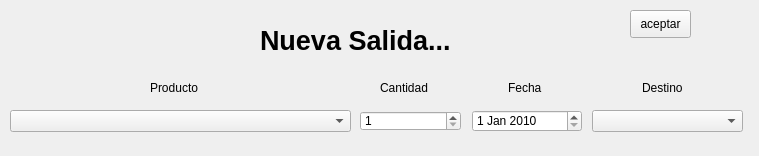
<?xml version="1.0" encoding="UTF-8"?>
<ui version="4.0">
 <class>Dialog</class>
 <widget class="QDialog" name="Dialog">
  <property name="geometry">
   <rect>
    <x>0</x>
    <y>0</y>
    <width>759</width>
    <height>156</height>
   </rect>
  </property>
  <property name="windowTitle">
   <string>Nueva Salida...</string>
  </property>
  <widget class="QDialogButtonBox" name="buttonBox">
   <property name="geometry">
    <rect>
     <x>30</x>
     <y>240</y>
     <width>341</width>
     <height>32</height>
    </rect>
   </property>
   <property name="orientation">
    <enum>Qt::Horizontal</enum>
   </property>
   <property name="standardButtons">
    <set>QDialogButtonBox::Cancel|QDialogButtonBox::Ok</set>
   </property>
  </widget>
  <widget class="QLabel" name="label">
   <property name="geometry">
    <rect>
     <x>260</x>
     <y>0</y>
     <width>281</width>
     <height>81</height>
    </rect>
   </property>
   <property name="font">
    <font>
     <pointsize>20</pointsize>
     <weight>75</weight>
     <bold>true</bold>
    </font>
   </property>
   <property name="text">
    <string>Nueva Salida...</string>
   </property>
  </widget>
  <widget class="QComboBox" name="SKUprod2">
   <property name="geometry">
    <rect>
     <x>10</x>
     <y>110</y>
     <width>341</width>
     <height>22</height>
    </rect>
   </property>
  </widget>
  <widget class="QLabel" name="label_6">
   <property name="geometry">
    <rect>
     <x>150</x>
     <y>80</y>
     <width>61</width>
     <height>16</height>
    </rect>
   </property>
   <property name="text">
    <string>Producto</string>
   </property>
  </widget>
  <widget class="QLabel" name="label_7">
   <property name="geometry">
    <rect>
     <x>380</x>
     <y>81</y>
     <width>61</width>
     <height>14</height>
    </rect>
   </property>
   <property name="text">
    <string>Cantidad</string>
   </property>
  </widget>
  <widget class="QSpinBox" name="cantidadout1">
   <property name="geometry">
    <rect>
     <x>360</x>
     <y>111</y>
     <width>101</width>
     <height>20</height>
    </rect>
   </property>
   <property name="minimum">
    <number>1</number>
   </property>
   <property name="maximum">
    <number>99999999</number>
   </property>
  </widget>
  <widget class="QComboBox" name="destino1">
   <property name="geometry">
    <rect>
     <x>592</x>
     <y>110</y>
     <width>151</width>
     <height>22</height>
    </rect>
   </property>
  </widget>
  <widget class="QLabel" name="label_8">
   <property name="geometry">
    <rect>
     <x>642</x>
     <y>80</y>
     <width>61</width>
     <height>16</height>
    </rect>
   </property>
   <property name="text">
    <string>Destino</string>
   </property>
  </widget>
  <widget class="QPushButton" name="goAct2">
   <property name="geometry">
    <rect>
     <x>630</x>
     <y>10</y>
     <width>61</width>
     <height>28</height>
    </rect>
   </property>
   <property name="text">
    <string>aceptar</string>
   </property>
  </widget>
  <widget class="QDateEdit" name="fechaout1">
   <property name="geometry">
    <rect>
     <x>472</x>
     <y>110</y>
     <width>110</width>
     <height>22</height>
    </rect>
   </property>
   <property name="minimumDateTime">
    <datetime>
     <hour>0</hour>
     <minute>0</minute>
     <second>0</second>
     <year>2010</year>
     <month>1</month>
     <day>1</day>
    </datetime>
   </property>
   <property name="maximumDate">
    <date>
     <year>2100</year>
     <month>12</month>
     <day>31</day>
    </date>
   </property>
   <property name="currentSection">
    <enum>QDateTimeEdit::MonthSection</enum>
   </property>
  </widget>
  <widget class="QLabel" name="label_5">
   <property name="geometry">
    <rect>
     <x>508</x>
     <y>80</y>
     <width>61</width>
     <height>16</height>
    </rect>
   </property>
   <property name="text">
    <string>Fecha</string>
   </property>
  </widget>
  <widget class="QLabel" name="status2">
   <property name="geometry">
    <rect>
     <x>570</x>
     <y>50</y>
     <width>171</width>
     <height>20</height>
    </rect>
   </property>
   <property name="layoutDirection">
    <enum>Qt::LeftToRight</enum>
   </property>
   <property name="text">
    <string/>
   </property>
   <property name="alignment">
    <set>Qt::AlignCenter</set>
   </property>
  </widget>
 </widget>
 <resources/>
 <connections>
  <connection>
   <sender>buttonBox</sender>
   <signal>accepted()</signal>
   <receiver>Dialog</receiver>
   <slot>accept()</slot>
   <hints>
    <hint type="sourcelabel">
     <x>248</x>
     <y>254</y>
    </hint>
    <hint type="destinationlabel">
     <x>157</x>
     <y>274</y>
    </hint>
   </hints>
  </connection>
  <connection>
   <sender>buttonBox</sender>
   <signal>rejected()</signal>
   <receiver>Dialog</receiver>
   <slot>reject()</slot>
   <hints>
    <hint type="sourcelabel">
     <x>316</x>
     <y>260</y>
    </hint>
    <hint type="destinationlabel">
     <x>286</x>
     <y>274</y>
    </hint>
   </hints>
  </connection>
 </connections>
</ui>
